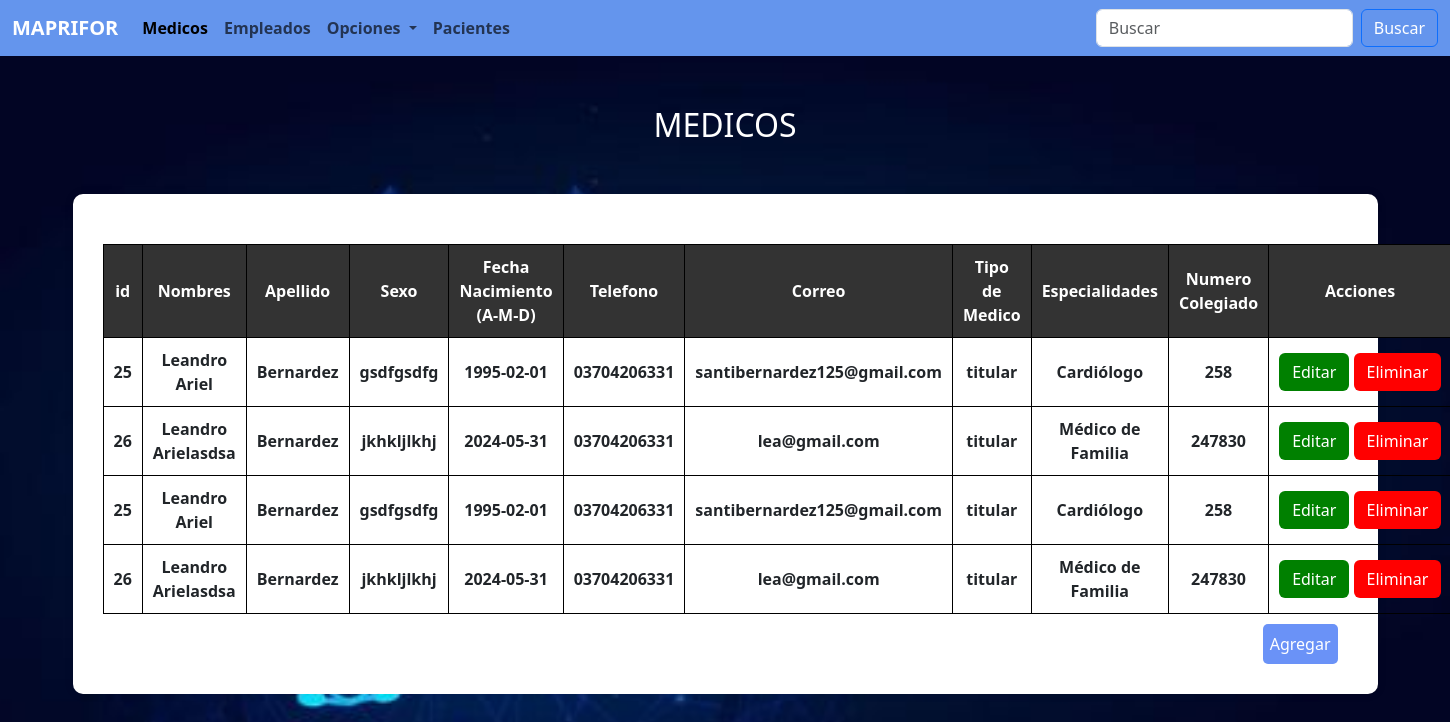
Page /views/medicos.php (signed in) on the committed database.
### tables this page shows
CREATE TABLE `medicos` (
  `id_medico` bigint(20) NOT NULL,
  `id_persona` bigint(20) DEFAULT NULL,
  `nro_colegiado` varchar(10) DEFAULT NULL,
  `id_tipo` int(11) DEFAULT NULL
);

CREATE TABLE `registros` (
  `id_registro` bigint(20) NOT NULL,
  `nombres` text NOT NULL,
  `apellidos` text NOT NULL
);

CREATE TABLE `personas` (
  `id_persona` bigint(20) NOT NULL,
  `sexo` varchar(15) DEFAULT NULL,
  `fecha_nacimiento` date DEFAULT NULL,
  `id_registro` bigint(20) DEFAULT NULL,
  `id_documentacion` bigint(20) DEFAULT NULL
);

CREATE TABLE `datos_personales` (
  `id_personal` int(11) NOT NULL,
  `telefonos` varchar(20) DEFAULT NULL,
  `correo` varchar(100) DEFAULT NULL,
  `id_persona` bigint(20) DEFAULT NULL,
  `id_direccion` int(11) DEFAULT NULL
);

CREATE TABLE `tipos_medicos` (
  `id_tipo` int(11) NOT NULL,
  `tipo_medico` varchar(100) NOT NULL
);

CREATE TABLE `especialidades` (
  `id_especialidad` int(11) NOT NULL,
  `nombre` varchar(150) DEFAULT NULL,
  `descripcion` varchar(500) DEFAULT NULL
);

### views/medicos.php (the view, shortened to what this page needs)
<!DOCTYPE html>
<html lang="en">
<head>
  <link rel="stylesheet" href="../css/bootstrap.min.css">
  <link rel="stylesheet" href="../views/medicos.css">
</head>
<body>
  <div class="navegador">
    <nav class="navbar navbar-expand-lg bg-body-white">
      <div class="container-fluid">
        <a class="navbar-brand" href="menu.php" style="color: white;"><b>MAPRIFOR</b></a>
        <div class="collapse navbar-collapse" id="navbarSupportedContent">
          <ul class="navbar-nav me-auto mb-2 mb-lg-0">
            <li class="nav-item">
              <a class="nav-link active" aria-current="page" href="medicos.php"><b>Medicos</b></a>
            </li>
            <li class="nav-item">
              <a class="nav-link" href="empleados.php"><b>Empleados</b></a>
            </li>
            <li class="nav-item dropdown">
              <a class="nav-link dropdown-toggle" href="#" role="button" data-bs-toggle="dropdown"
                aria-expanded="false">
                <b>Opciones</b>
              </a>
            </li>
            <li class="nav-item">
              <a class="nav-link" href="pacientes.php"><b>Pacientes</b></a>
            </li>
          </ul>
          <form class="d-flex" role="search">
            <input class="form-control me-2" type="search" placeholder="Buscar" aria-label="Search">
            <button class="btn btn-outline-primary" type="submit" style="color: white;">Buscar</button>
          </form>
        </div>
      </div>
    </nav>
  </div>
  <h2 class="titulo">MEDICOS</h2>
  <div class="tabla">
    <table class="medico">
      <thead>
        <tr>
          <th>id</th>
          <th>Nombres</th>
          <th>Apellido</th>
          <th>Sexo</th>
          <th>Fecha Nacimiento (A-M-D)</th>
          <th>Telefono</th>
          <th>Correo</th>
          <th>Tipo de Medico</th>
          <th>Especialidades</th>
          <th>Numero Colegiado</th>
          <th>Acciones</th>
        </tr>
      </thead>
      <tbody>
      <?php
include '../config/connection.php';
$sql = "SELECT
        medicos.id_medico,
        medicos.nro_colegiado,
        tipos_medicos.id_tipo,
        tipos_medicos.tipo_medico,
        registros.nombres AS nombres,
        registros.apellidos AS apellidos,
        personas.id_persona,
        personas.sexo,
        personas.fecha_nacimiento,
        datos_personales.telefonos,
        datos_personales.correo,
        especialidades.id_especialidad,
        datos_personales.id_personal,
        especialidades.nombre AS especialidad
      FROM
        medicos
        INNER JOIN personas ON medicos.id_persona = personas.id_persona
        INNER JOIN tipos_medicos ON medicos.id_tipo = tipos_medicos.id_tipo
        INNER JOIN datos_personales ON personas.id_persona = datos_personales.id_persona
        INNER JOIN medicosXespecialidades ON medicos.id_medico = medicosXespecialidades.id_medico
        INNER JOIN especialidades ON medicosXespecialidades.id_especialidad = especialidades.id_especialidad
        INNER JOIN registros ON personas.id_registro = registros.id_registro";
$result = $conn->query($sql);
if ($result->num_rows > 0) {
    while ($row = $result->fetch_assoc()) {
        echo "<tr>";
        echo "<td>" . $row["id_medico"] . "</td>";
        echo "<td>" . $row["nombres"] . "</td>";
        echo "<td>" . $row["apellidos"] . "</td>";
        echo "<td>" . $row["sexo"] . "</td>";
        echo "<td>" . $row["fecha_nacimiento"] . "</td>";
        echo "<td>" . $row["telefonos"] . "</td>";
        echo "<td>" . $row["correo"] . "</td>";
        echo "<td>" . $row["tipo_medico"] . "</td>";
        echo "<td>" . $row["especialidad"] . "</td>";
        echo "<td>" . $row["nro_colegiado"] . "</td>";
        echo '<td style="white-space: nowrap;">
            <button data-id="' . $row["id_medico"] . '"
            data-id-tipo="' . $row["id_tipo"] . '"
            data-id-persona="' . $row["id_persona"] . '"
            data-id-personal="' . $row["id_personal"] . '"
            data-id-especialidad="' . $row["id_especialidad"] . '" class="btn editarBtn">Editar</button>
            <a href="../config/eliminar_medico.php?id=' . $row["id_medico"] . '&id_persona=' . $row["id_persona"] . '" class="eliminarBtn btn" onclick="confirmacion(event)">Eliminar</a>
            </td>';
        echo "</tr>";
    }
} else {
    echo "<tr>";
    echo "<td colspan='9'>No hay registros</td>";
    echo "</tr>";
}
?>
      </tbody>
    </table>
    <div class="crud-buttons">
      <button id="agregar" class="agregarBtn">Agregar</button>
    </div>
  </div>
</body>
</html>

### views/medicos.css (style rules this page uses)
* { margin: 0; padding: 0; box-sizing: border-box; }
body { background-image: url(../img/fondo6.jpg); background-size: cover; background-repeat: no-repeat; }
.navegador nav { background-color: cornflowerblue ; }
.titulo { text-align: center; margin-top: 50px; margin-bottom: 50px; color: #fff; }
.tabla { margin: 20px auto; padding: 30px; width: 90%; background-color: white; border-radius: 10px; box-shadow: 0 0 10px rgba(0, 0, 0, 0.1); }
table.medico { width: 100%; border-collapse: collapse; margin-top: 20px; }
table.medico th { background-color: #333; color: white; text-align: center; padding: 10px; border: 1px solid black; }
table.medico td { text-align: center; padding: 10px; border: 1px solid black; font-weight: bold; }
button { padding: 8px 7px; border: none; border-radius: 5px; }
.crud-buttons { margin-top: 10px; text-align: right; }
.editarBtn { background-color: green; color: #ffff; }
.eliminarBtn { background-color: red; color: #ffff; }
.agregarBtn { margin-right: 10px; background-color: #6a92f7; color: #ffff; }

### rows in the picture
medicos: id_medico "25", registros.nombres "Leandro Ariel", registros.apellidos "Bernardez", id_persona.sexo "gsdfgsdfg", id_persona.fecha_nacimiento "1995-02-01", datos_personales.telefonos "03704206331", datos_personales.correo "santibernardez125@gmail.com", id_tipo.tipo_medico "titular", especialidades.nombre "Cardiólogo", nro_colegiado "258"
medicos: id_medico "26", registros.nombres "Leandro Arielasdsa", registros.apellidos "Bernardez", id_persona.sexo "jkhkljlkhj", id_persona.fecha_nacimiento "2024-05-31", datos_personales.telefonos "03704206331", datos_personales.correo "lea@gmail.com", id_tipo.tipo_medico "titular", especialidades.nombre "Médico de Familia", nro_colegiado "247830"
